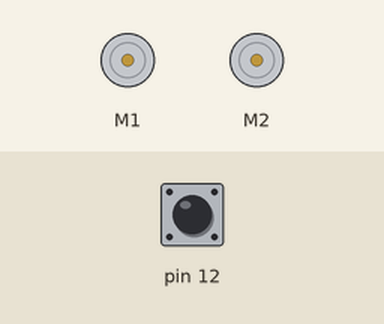
A sketch run on a simulated Arduino Uno, built with avr-gcc and run on an emulated ATmega328P. On the bench: 2 × DC motor (green arrow = forward, orange = backward, longer = faster). The inputs (shaded band) are chosen by the test bench; at power-on: pin 12 HIGH.

Above: at 0.8 s.
0.9 s: pin 12 pulled LOW for 0.15 s
At 2.17 s:
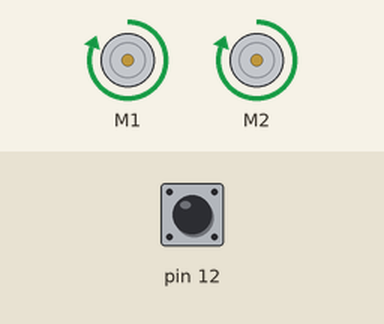
Timing chart, 0 to 3.9 s (numbered marks = the images above; inputs shaded):
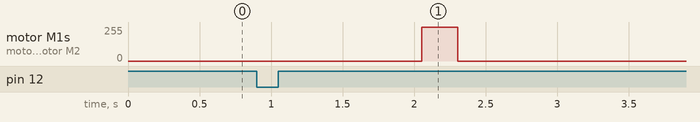

The sketch:

GO_F-15cm.ino
```cpp
#include <Wire.h>
#include <ZumoShield.h>

ZumoMotors motors;
Pushbutton button(ZUMO_BUTTON);
int lastError = 0;

const int MAX_SPEED = 400;

void setup() {
  // put your setup code here, to run once:
button.waitForButton();
}

void loop() {
  // put your main code here, to run repeatedly:
delay(1000);
motors.setSpeeds(400, 400);
delay(250);
motors.setSpeeds(0,0);
delay(20000);
}
```

Measured:
- after the input at 0.9 s, motor M1, motor M2: stopped → forward 255/255 after 1.2 s, → stopped 0.25 s later
